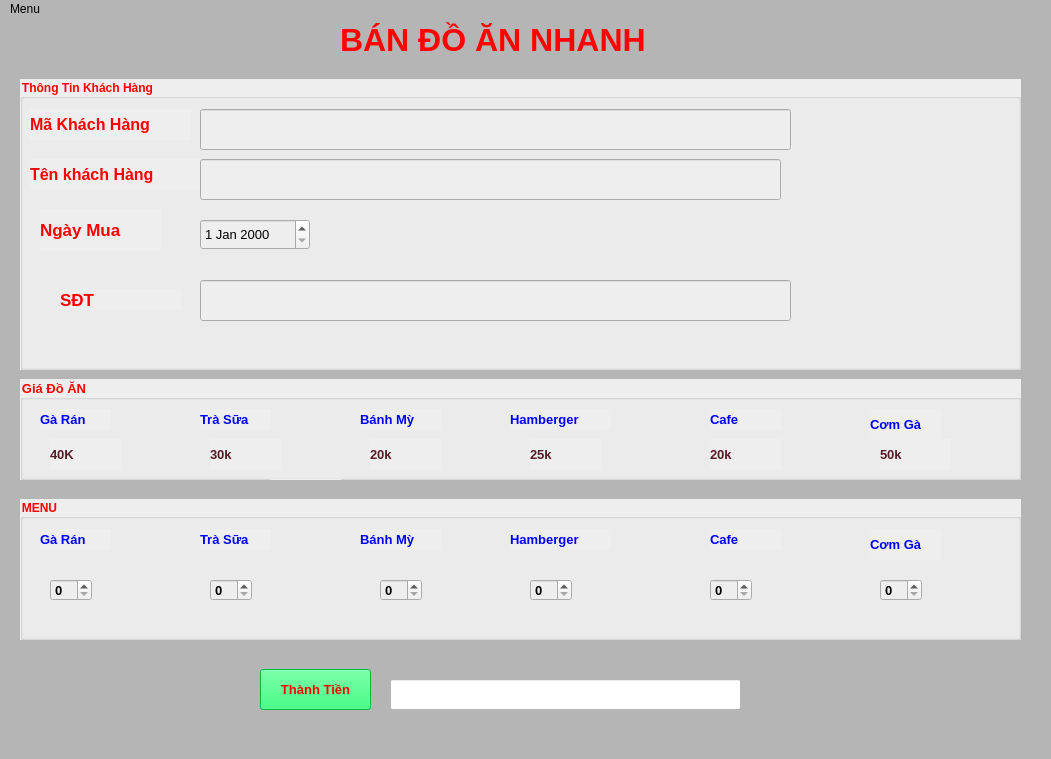
<?xml version="1.0" encoding="UTF-8"?>
<ui version="4.0">
 <class>MainWindow</class>
 <widget class="QMainWindow" name="MainWindow">
  <property name="geometry">
   <rect>
    <x>0</x>
    <y>0</y>
    <width>1051</width>
    <height>759</height>
   </rect>
  </property>
  <property name="font">
   <font>
    <pointsize>9</pointsize>
   </font>
  </property>
  <property name="windowTitle">
   <string>MainWindow</string>
  </property>
  <property name="styleSheet">
   <string notr="true">background-color: rgb(181, 181, 181);</string>
  </property>
  <widget class="QWidget" name="centralwidget">
   <widget class="QLabel" name="label">
    <property name="geometry">
     <rect>
      <x>340</x>
      <y>-10</y>
      <width>391</width>
      <height>61</height>
     </rect>
    </property>
    <property name="font">
     <font>
      <family>MS Shell Dlg 2</family>
      <pointsize>24</pointsize>
      <weight>75</weight>
      <italic>false</italic>
      <bold>true</bold>
     </font>
    </property>
    <property name="styleSheet">
     <string notr="true">color: rgb(255, 0, 0);
</string>
    </property>
    <property name="text">
     <string>BÁN ĐỒ ĂN NHANH</string>
    </property>
   </widget>
   <widget class="QGroupBox" name="groupBox">
    <property name="geometry">
     <rect>
      <x>20</x>
      <y>60</y>
      <width>1001</width>
      <height>291</height>
     </rect>
    </property>
    <property name="font">
     <font>
      <family>MS Shell Dlg 2</family>
      <pointsize>9</pointsize>
      <weight>75</weight>
      <italic>false</italic>
      <bold>true</bold>
     </font>
    </property>
    <property name="styleSheet">
     <string notr="true">background-color:rgb(239, 238, 238);

color: rgb(252, 0, 0);</string>
    </property>
    <property name="title">
     <string>Thông Tin Khách Hàng</string>
    </property>
    <widget class="QLabel" name="ten_kh">
     <property name="geometry">
      <rect>
       <x>10</x>
       <y>80</y>
       <width>171</width>
       <height>31</height>
      </rect>
     </property>
     <property name="font">
      <font>
       <family>MS Shell Dlg 2</family>
       <pointsize>12</pointsize>
       <weight>75</weight>
       <italic>false</italic>
       <bold>true</bold>
      </font>
     </property>
     <property name="styleSheet">
      <string notr="true"/>
     </property>
     <property name="text">
      <string>Tên khách Hàng</string>
     </property>
    </widget>
    <widget class="QLabel" name="ten_kh_2">
     <property name="geometry">
      <rect>
       <x>20</x>
       <y>130</y>
       <width>121</width>
       <height>41</height>
      </rect>
     </property>
     <property name="font">
      <font>
       <family>MS Shell Dlg 2</family>
       <pointsize>13</pointsize>
       <weight>75</weight>
       <italic>false</italic>
       <bold>true</bold>
      </font>
     </property>
     <property name="styleSheet">
      <string notr="true"/>
     </property>
     <property name="text">
      <string>Ngày Mua</string>
     </property>
    </widget>
    <widget class="QLabel" name="ten_kh_3">
     <property name="geometry">
      <rect>
       <x>40</x>
       <y>210</y>
       <width>121</width>
       <height>21</height>
      </rect>
     </property>
     <property name="font">
      <font>
       <family>MS Shell Dlg 2</family>
       <pointsize>13</pointsize>
       <weight>75</weight>
       <italic>false</italic>
       <bold>true</bold>
      </font>
     </property>
     <property name="styleSheet">
      <string notr="true"/>
     </property>
     <property name="text">
      <string>SĐT</string>
     </property>
    </widget>
    <widget class="QLineEdit" name="TEN_KH">
     <property name="geometry">
      <rect>
       <x>180</x>
       <y>80</y>
       <width>581</width>
       <height>41</height>
      </rect>
     </property>
     <property name="font">
      <font>
       <pointsize>10</pointsize>
       <weight>75</weight>
       <bold>true</bold>
      </font>
     </property>
     <property name="styleSheet">
      <string notr="true">color: rgb(12, 12, 12);</string>
     </property>
    </widget>
    <widget class="QDateEdit" name="ngay_mua">
     <property name="geometry">
      <rect>
       <x>180</x>
       <y>140</y>
       <width>110</width>
       <height>31</height>
      </rect>
     </property>
     <property name="font">
      <font>
       <pointsize>10</pointsize>
      </font>
     </property>
     <property name="styleSheet">
      <string notr="true">color: rgb(0, 0, 0);</string>
     </property>
    </widget>
    <widget class="QLineEdit" name="SDT">
     <property name="geometry">
      <rect>
       <x>180</x>
       <y>201</y>
       <width>591</width>
       <height>41</height>
      </rect>
     </property>
     <property name="font">
      <font>
       <pointsize>10</pointsize>
       <weight>75</weight>
       <bold>true</bold>
      </font>
     </property>
     <property name="styleSheet">
      <string notr="true">color: rgb(0, 0, 0);</string>
     </property>
    </widget>
    <widget class="QLabel" name="ten_kh_4">
     <property name="geometry">
      <rect>
       <x>10</x>
       <y>30</y>
       <width>161</width>
       <height>31</height>
      </rect>
     </property>
     <property name="font">
      <font>
       <family>MS Shell Dlg 2</family>
       <pointsize>12</pointsize>
       <weight>75</weight>
       <italic>false</italic>
       <bold>true</bold>
      </font>
     </property>
     <property name="styleSheet">
      <string notr="true"/>
     </property>
     <property name="text">
      <string>Mã Khách Hàng</string>
     </property>
    </widget>
    <widget class="QLineEdit" name="Ma_KH">
     <property name="geometry">
      <rect>
       <x>180</x>
       <y>30</y>
       <width>591</width>
       <height>41</height>
      </rect>
     </property>
     <property name="font">
      <font>
       <pointsize>10</pointsize>
       <weight>75</weight>
       <bold>true</bold>
      </font>
     </property>
     <property name="styleSheet">
      <string notr="true">color: rgb(3, 3, 3);</string>
     </property>
    </widget>
   </widget>
   <widget class="QGroupBox" name="groupBox_2">
    <property name="geometry">
     <rect>
      <x>20</x>
      <y>480</y>
      <width>1001</width>
      <height>141</height>
     </rect>
    </property>
    <property name="font">
     <font>
      <family>MS Shell Dlg 2</family>
      <pointsize>9</pointsize>
      <weight>75</weight>
      <italic>false</italic>
      <bold>true</bold>
     </font>
    </property>
    <property name="styleSheet">
     <string notr="true">background-color:rgb(239, 238, 238);


color: rgb(252, 0, 0);</string>
    </property>
    <property name="title">
     <string>MENU</string>
    </property>
    <widget class="QLabel" name="label_3">
     <property name="geometry">
      <rect>
       <x>180</x>
       <y>30</y>
       <width>71</width>
       <height>21</height>
      </rect>
     </property>
     <property name="font">
      <font>
       <family>MS Shell Dlg 2</family>
       <pointsize>10</pointsize>
       <weight>75</weight>
       <italic>false</italic>
       <bold>true</bold>
      </font>
     </property>
     <property name="styleSheet">
      <string notr="true">color: rgb(0, 0, 255);</string>
     </property>
     <property name="text">
      <string>Trà Sữa</string>
     </property>
    </widget>
    <widget class="QLabel" name="label_4">
     <property name="geometry">
      <rect>
       <x>340</x>
       <y>30</y>
       <width>81</width>
       <height>21</height>
      </rect>
     </property>
     <property name="font">
      <font>
       <family>MS Shell Dlg 2</family>
       <pointsize>10</pointsize>
       <weight>75</weight>
       <italic>false</italic>
       <bold>true</bold>
      </font>
     </property>
     <property name="styleSheet">
      <string notr="true">color: rgb(0, 0, 255);</string>
     </property>
     <property name="text">
      <string>Bánh Mỳ</string>
     </property>
    </widget>
    <widget class="QLabel" name="label_5">
     <property name="geometry">
      <rect>
       <x>850</x>
       <y>30</y>
       <width>71</width>
       <height>31</height>
      </rect>
     </property>
     <property name="font">
      <font>
       <family>MS Shell Dlg 2</family>
       <pointsize>10</pointsize>
       <weight>75</weight>
       <italic>false</italic>
       <bold>true</bold>
      </font>
     </property>
     <property name="styleSheet">
      <string notr="true">color: rgb(0, 0, 255);</string>
     </property>
     <property name="text">
      <string>Cơm Gà</string>
     </property>
    </widget>
    <widget class="QLabel" name="label_6">
     <property name="geometry">
      <rect>
       <x>690</x>
       <y>30</y>
       <width>71</width>
       <height>21</height>
      </rect>
     </property>
     <property name="font">
      <font>
       <family>MS Shell Dlg 2</family>
       <pointsize>10</pointsize>
       <weight>75</weight>
       <italic>false</italic>
       <bold>true</bold>
      </font>
     </property>
     <property name="styleSheet">
      <string notr="true">color: rgb(0, 0, 255);</string>
     </property>
     <property name="text">
      <string>Cafe</string>
     </property>
    </widget>
    <widget class="QLabel" name="label_7">
     <property name="geometry">
      <rect>
       <x>490</x>
       <y>30</y>
       <width>101</width>
       <height>21</height>
      </rect>
     </property>
     <property name="font">
      <font>
       <family>MS Shell Dlg 2</family>
       <pointsize>10</pointsize>
       <weight>75</weight>
       <italic>false</italic>
       <bold>true</bold>
      </font>
     </property>
     <property name="styleSheet">
      <string notr="true">color: rgb(0, 0, 255);</string>
     </property>
     <property name="text">
      <string>Hamberger</string>
     </property>
    </widget>
    <widget class="QSpinBox" name="hamberger">
     <property name="geometry">
      <rect>
       <x>510</x>
       <y>80</y>
       <width>42</width>
       <height>22</height>
      </rect>
     </property>
     <property name="font">
      <font>
       <pointsize>10</pointsize>
       <weight>75</weight>
       <bold>true</bold>
      </font>
     </property>
     <property name="styleSheet">
      <string notr="true">color: rgb(0, 0, 0);</string>
     </property>
    </widget>
    <widget class="QSpinBox" name="cafe">
     <property name="geometry">
      <rect>
       <x>690</x>
       <y>80</y>
       <width>42</width>
       <height>22</height>
      </rect>
     </property>
     <property name="font">
      <font>
       <pointsize>10</pointsize>
       <weight>75</weight>
       <bold>true</bold>
      </font>
     </property>
     <property name="styleSheet">
      <string notr="true">color: rgb(0, 0, 0);</string>
     </property>
    </widget>
    <widget class="QSpinBox" name="com_ga">
     <property name="geometry">
      <rect>
       <x>860</x>
       <y>80</y>
       <width>42</width>
       <height>22</height>
      </rect>
     </property>
     <property name="font">
      <font>
       <pointsize>10</pointsize>
       <weight>75</weight>
       <bold>true</bold>
      </font>
     </property>
     <property name="styleSheet">
      <string notr="true">color: rgb(0, 0, 0);</string>
     </property>
    </widget>
    <widget class="QSpinBox" name="ga_ran">
     <property name="geometry">
      <rect>
       <x>30</x>
       <y>80</y>
       <width>42</width>
       <height>22</height>
      </rect>
     </property>
     <property name="font">
      <font>
       <pointsize>10</pointsize>
       <weight>75</weight>
       <bold>true</bold>
      </font>
     </property>
     <property name="styleSheet">
      <string notr="true">color: rgb(0, 0, 0);</string>
     </property>
    </widget>
    <widget class="QSpinBox" name="banh_my">
     <property name="geometry">
      <rect>
       <x>360</x>
       <y>80</y>
       <width>42</width>
       <height>22</height>
      </rect>
     </property>
     <property name="font">
      <font>
       <pointsize>10</pointsize>
       <weight>75</weight>
       <bold>true</bold>
      </font>
     </property>
     <property name="styleSheet">
      <string notr="true">color: rgb(0, 0, 0);</string>
     </property>
    </widget>
    <widget class="QSpinBox" name="tra_sua">
     <property name="geometry">
      <rect>
       <x>190</x>
       <y>80</y>
       <width>42</width>
       <height>22</height>
      </rect>
     </property>
     <property name="font">
      <font>
       <pointsize>10</pointsize>
       <weight>75</weight>
       <bold>true</bold>
      </font>
     </property>
     <property name="styleSheet">
      <string notr="true">color: rgb(0, 0, 0);</string>
     </property>
    </widget>
    <widget class="QLabel" name="label_2">
     <property name="geometry">
      <rect>
       <x>20</x>
       <y>30</y>
       <width>71</width>
       <height>21</height>
      </rect>
     </property>
     <property name="font">
      <font>
       <family>MS Shell Dlg 2</family>
       <pointsize>10</pointsize>
       <weight>75</weight>
       <italic>false</italic>
       <bold>true</bold>
      </font>
     </property>
     <property name="styleSheet">
      <string notr="true">color: rgb(0, 0, 255);</string>
     </property>
     <property name="text">
      <string>Gà Rán</string>
     </property>
    </widget>
   </widget>
   <widget class="QGroupBox" name="groupBox_3">
    <property name="geometry">
     <rect>
      <x>20</x>
      <y>360</y>
      <width>1001</width>
      <height>101</height>
     </rect>
    </property>
    <property name="font">
     <font>
      <pointsize>10</pointsize>
      <weight>75</weight>
      <bold>true</bold>
     </font>
    </property>
    <property name="styleSheet">
     <string notr="true">background-color:rgb(239, 238, 238);

color: rgb(252, 0, 0);</string>
    </property>
    <property name="title">
     <string>Giá Đồ ĂN</string>
    </property>
    <widget class="QLabel" name="label_8">
     <property name="geometry">
      <rect>
       <x>20</x>
       <y>30</y>
       <width>71</width>
       <height>21</height>
      </rect>
     </property>
     <property name="font">
      <font>
       <family>MS Shell Dlg 2</family>
       <pointsize>10</pointsize>
       <weight>75</weight>
       <italic>false</italic>
       <bold>true</bold>
      </font>
     </property>
     <property name="styleSheet">
      <string notr="true">color: rgb(0, 0, 255);</string>
     </property>
     <property name="text">
      <string>Gà Rán</string>
     </property>
    </widget>
    <widget class="QLabel" name="label_9">
     <property name="geometry">
      <rect>
       <x>180</x>
       <y>30</y>
       <width>71</width>
       <height>21</height>
      </rect>
     </property>
     <property name="font">
      <font>
       <family>MS Shell Dlg 2</family>
       <pointsize>10</pointsize>
       <weight>75</weight>
       <italic>false</italic>
       <bold>true</bold>
      </font>
     </property>
     <property name="styleSheet">
      <string notr="true">color: rgb(0, 0, 255);</string>
     </property>
     <property name="text">
      <string>Trà Sữa</string>
     </property>
    </widget>
    <widget class="QLabel" name="label_10">
     <property name="geometry">
      <rect>
       <x>340</x>
       <y>30</y>
       <width>81</width>
       <height>21</height>
      </rect>
     </property>
     <property name="font">
      <font>
       <family>MS Shell Dlg 2</family>
       <pointsize>10</pointsize>
       <weight>75</weight>
       <italic>false</italic>
       <bold>true</bold>
      </font>
     </property>
     <property name="styleSheet">
      <string notr="true">color: rgb(0, 0, 255);</string>
     </property>
     <property name="text">
      <string>Bánh Mỳ</string>
     </property>
    </widget>
    <widget class="QLabel" name="label_11">
     <property name="geometry">
      <rect>
       <x>490</x>
       <y>30</y>
       <width>101</width>
       <height>21</height>
      </rect>
     </property>
     <property name="font">
      <font>
       <family>MS Shell Dlg 2</family>
       <pointsize>10</pointsize>
       <weight>75</weight>
       <italic>false</italic>
       <bold>true</bold>
      </font>
     </property>
     <property name="styleSheet">
      <string notr="true">color: rgb(0, 0, 255);</string>
     </property>
     <property name="text">
      <string>Hamberger</string>
     </property>
    </widget>
    <widget class="QLabel" name="label_12">
     <property name="geometry">
      <rect>
       <x>690</x>
       <y>30</y>
       <width>71</width>
       <height>21</height>
      </rect>
     </property>
     <property name="font">
      <font>
       <family>MS Shell Dlg 2</family>
       <pointsize>10</pointsize>
       <weight>75</weight>
       <italic>false</italic>
       <bold>true</bold>
      </font>
     </property>
     <property name="styleSheet">
      <string notr="true">color: rgb(0, 0, 255);</string>
     </property>
     <property name="text">
      <string>Cafe</string>
     </property>
    </widget>
    <widget class="QLabel" name="label_13">
     <property name="geometry">
      <rect>
       <x>850</x>
       <y>30</y>
       <width>71</width>
       <height>31</height>
      </rect>
     </property>
     <property name="font">
      <font>
       <family>MS Shell Dlg 2</family>
       <pointsize>10</pointsize>
       <weight>75</weight>
       <italic>false</italic>
       <bold>true</bold>
      </font>
     </property>
     <property name="styleSheet">
      <string notr="true">color: rgb(0, 0, 255);</string>
     </property>
     <property name="text">
      <string>Cơm Gà</string>
     </property>
    </widget>
    <widget class="QLabel" name="label_14">
     <property name="geometry">
      <rect>
       <x>30</x>
       <y>60</y>
       <width>71</width>
       <height>31</height>
      </rect>
     </property>
     <property name="font">
      <font>
       <family>MS Shell Dlg 2</family>
       <pointsize>10</pointsize>
       <weight>75</weight>
       <italic>false</italic>
       <bold>true</bold>
      </font>
     </property>
     <property name="styleSheet">
      <string notr="true">color: rgb(85, 28, 42);</string>
     </property>
     <property name="text">
      <string>40K</string>
     </property>
    </widget>
    <widget class="QLabel" name="label_15">
     <property name="geometry">
      <rect>
       <x>190</x>
       <y>60</y>
       <width>71</width>
       <height>31</height>
      </rect>
     </property>
     <property name="font">
      <font>
       <family>MS Shell Dlg 2</family>
       <pointsize>10</pointsize>
       <weight>75</weight>
       <italic>false</italic>
       <bold>true</bold>
      </font>
     </property>
     <property name="styleSheet">
      <string notr="true">color: rgb(85, 28, 42);</string>
     </property>
     <property name="text">
      <string>30k</string>
     </property>
    </widget>
    <widget class="QLabel" name="label_16">
     <property name="geometry">
      <rect>
       <x>250</x>
       <y>100</y>
       <width>71</width>
       <height>31</height>
      </rect>
     </property>
     <property name="font">
      <font>
       <family>MS Shell Dlg 2</family>
       <pointsize>10</pointsize>
       <weight>75</weight>
       <italic>false</italic>
       <bold>true</bold>
      </font>
     </property>
     <property name="styleSheet">
      <string notr="true">color: rgb(85, 28, 42);</string>
     </property>
     <property name="text">
      <string>40K</string>
     </property>
    </widget>
    <widget class="QLabel" name="label_17">
     <property name="geometry">
      <rect>
       <x>350</x>
       <y>60</y>
       <width>71</width>
       <height>31</height>
      </rect>
     </property>
     <property name="font">
      <font>
       <family>MS Shell Dlg 2</family>
       <pointsize>10</pointsize>
       <weight>75</weight>
       <italic>false</italic>
       <bold>true</bold>
      </font>
     </property>
     <property name="styleSheet">
      <string notr="true">color: rgb(85, 28, 42);</string>
     </property>
     <property name="text">
      <string>20k</string>
     </property>
    </widget>
    <widget class="QLabel" name="label_18">
     <property name="geometry">
      <rect>
       <x>510</x>
       <y>60</y>
       <width>71</width>
       <height>31</height>
      </rect>
     </property>
     <property name="font">
      <font>
       <family>MS Shell Dlg 2</family>
       <pointsize>10</pointsize>
       <weight>75</weight>
       <italic>false</italic>
       <bold>true</bold>
      </font>
     </property>
     <property name="styleSheet">
      <string notr="true">color: rgb(85, 28, 42);</string>
     </property>
     <property name="text">
      <string>25k</string>
     </property>
    </widget>
    <widget class="QLabel" name="label_19">
     <property name="geometry">
      <rect>
       <x>690</x>
       <y>60</y>
       <width>71</width>
       <height>31</height>
      </rect>
     </property>
     <property name="font">
      <font>
       <family>MS Shell Dlg 2</family>
       <pointsize>10</pointsize>
       <weight>75</weight>
       <italic>false</italic>
       <bold>true</bold>
      </font>
     </property>
     <property name="styleSheet">
      <string notr="true">color: rgb(85, 28, 42);</string>
     </property>
     <property name="text">
      <string>20k</string>
     </property>
    </widget>
    <widget class="QLabel" name="label_20">
     <property name="geometry">
      <rect>
       <x>860</x>
       <y>60</y>
       <width>71</width>
       <height>31</height>
      </rect>
     </property>
     <property name="font">
      <font>
       <family>MS Shell Dlg 2</family>
       <pointsize>10</pointsize>
       <weight>75</weight>
       <italic>false</italic>
       <bold>true</bold>
      </font>
     </property>
     <property name="styleSheet">
      <string notr="true">color: rgb(85, 28, 42);</string>
     </property>
     <property name="text">
      <string>50k</string>
     </property>
    </widget>
   </widget>
   <widget class="QPushButton" name="tra">
    <property name="geometry">
     <rect>
      <x>260</x>
      <y>650</y>
      <width>111</width>
      <height>41</height>
     </rect>
    </property>
    <property name="font">
     <font>
      <pointsize>10</pointsize>
      <weight>75</weight>
      <bold>true</bold>
     </font>
    </property>
    <property name="styleSheet">
     <string notr="true">background-color: rgb(1, 255, 94);
color: rgb(255, 0, 0);</string>
    </property>
    <property name="text">
     <string>Thành Tiền</string>
    </property>
   </widget>
   <widget class="QLineEdit" name="thanh_tien">
    <property name="geometry">
     <rect>
      <x>390</x>
      <y>660</y>
      <width>351</width>
      <height>31</height>
     </rect>
    </property>
    <property name="styleSheet">
     <string notr="true">background-color: rgb(255, 255, 255);</string>
    </property>
   </widget>
  </widget>
  <widget class="QMenuBar" name="menubar">
   <property name="geometry">
    <rect>
     <x>0</x>
     <y>0</y>
     <width>1051</width>
     <height>26</height>
    </rect>
   </property>
   <widget class="QMenu" name="menuMenu">
    <property name="title">
     <string>Menu</string>
    </property>
    <addaction name="exit"/>
   </widget>
   <addaction name="menuMenu"/>
  </widget>
  <widget class="QStatusBar" name="statusbar"/>
  <action name="exit">
   <property name="text">
    <string>Exit</string>
   </property>
  </action>
 </widget>
 <resources/>
 <connections/>
</ui>
